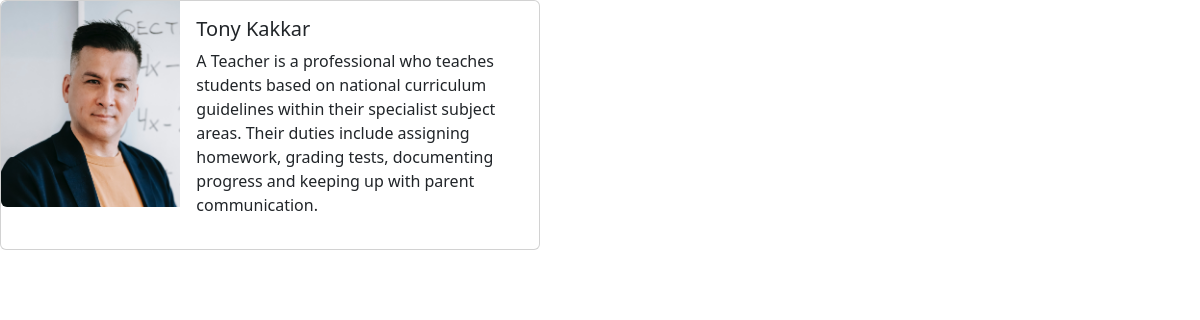
Page /tdetail/1 on the committed database.
### app/models.py (models this page shows)
class Faculty(models.Model):
    user = models.ForeignKey(User, on_delete=models.CASCADE)
    name = models.CharField(max_length=100)
    address = models.TextField()
    profession = models.TextField()
    contact = models.CharField(max_length=100)
    email = models.CharField(max_length=100)
    description = models.TextField()
    location = models.CharField(max_length=100)
    image = models.ImageField(upload_to="images")
    current_job = models.CharField(max_length=100)
    speciality = models.CharField(max_length=100)
    experience = models.CharField(max_length=100)
    special_demand = models.TextField(blank=True, null=True)

### app/views.py (the view)
# urls.py: path('tdetail/<int:pk>', views.tdetail, name="tdetail"),
def tdetail(request, pk):
    college_detail = Faculty.objects.get(id=pk)
    return render(request, "teacherdetail.html", {'obj':college_detail})

### templates/teacherdetail.html (shortened to what this page needs)
<!doctype html>
<html lang="en">
  <head>
    <link href="https://cdn.jsdelivr.net/npm/bootstrap@5.2.1/dist/css/bootstrap.min.css" rel="stylesheet">
  </head>
  <body>
    <div class="card mb-3" style="max-width: 540px;">
      <div class="row g-0">
        <div class="col-md-4">
          <img src="{{obj.image.url}}" class="img-fluid rounded-start" alt="...">
        </div>
        <div class="col-md-8">
          <div class="card-body">
            <h5 class="card-title">{{obj.name}}</h5>
            <p class="card-text">{{obj.description}}</p>
          </div>
        </div>
      </div>
    </div>
  </body>
</html>

### rows in the picture
Faculty: image (picture), name "Tony Kakkar", description "A Teacher is a professional who teaches students based on national curriculum guidelines within their specialist subject areas. Their duties include assigning homework, grading tests, documenting progress and keeping up with parent communication."
